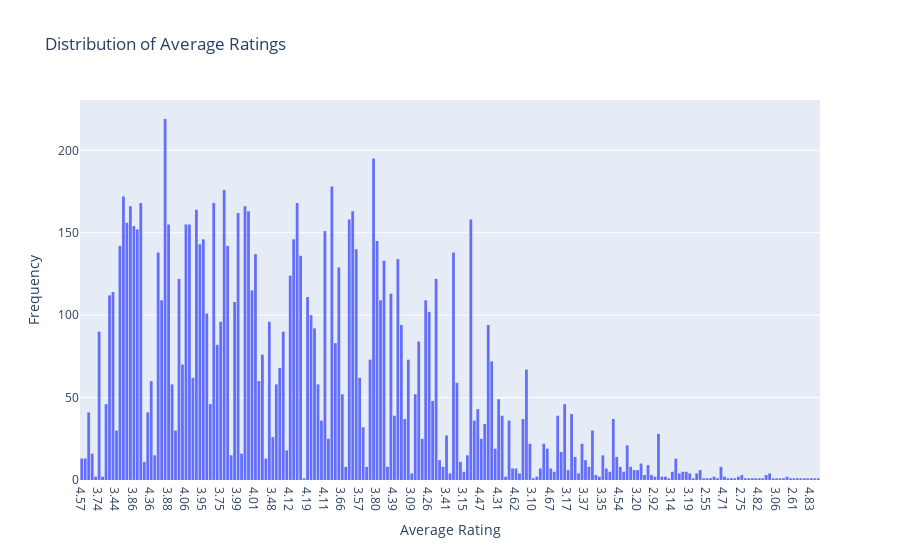

The notebook cell this image was saved under:
### Code cell
# Create a histogram of the average ratings from the DataFrame
fig = px.histogram(data, x='average_rating', 
                   nbins=30,  # Set the number of bins
                   title='Distribution of Average Ratings')  # Set the title of the plot

# Update the x-axis label
fig.update_xaxes(title_text='Average Rating')

# Update the y-axis label
fig.update_yaxes(title_text='Frequency')

# Display the plot
fig.show()

### Figure 1 — Plotly figure (JSON) as saved in the notebook; plotly's stock layout.template omitted (floating-point values rounded to 4 significant figures; data arrays with more than 128 entries replaced by an {"elided": "..."} marker saying what was removed)
{"data": [{"alignmentgroup": "True", "bingroup": "x", "hovertemplate": "average_rating=%{x}<br>count=%{y}<extra></extra>", "legendgroup": "", "marker": {"color": "#636efa", "pattern": {"shape": ""}}, "name": "", "nbinsx": 30, "offsetgroup": "", "orientation": "v", "showlegend": false, "type": "histogram", "x": {"elided": "11127 str values"}, "xaxis": "x", "yaxis": "y"}], "layout": {"autosize": true, "barmode": "relative", "legend": {"tracegroupgap": 0}, "title": {"text": "Distribution of Average Ratings"}, "xaxis": {"anchor": "y", "autorange": true, "domain": [0, 1], "range": [-0.5, 212.5], "title": {"text": "Average Rating"}, "type": "category"}, "yaxis": {"anchor": "x", "autorange": true, "domain": [0, 1], "range": [0, 230.5], "title": {"text": "Frequency"}}}}
